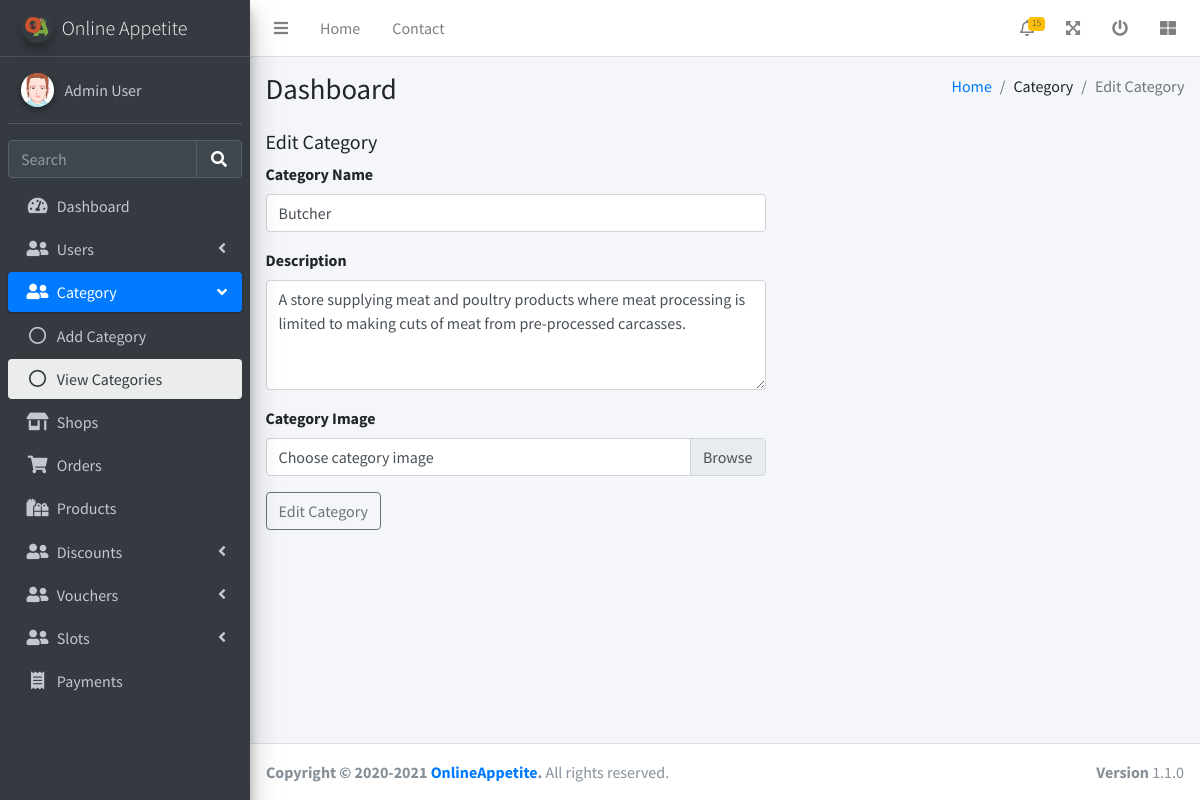
Screenshot of /admin/editCategory.php?id=2 (signed in) with the database file from the repository.
### tables this page shows
CREATE TABLE CATEGORIES (
	CATEGORY_ID INTEGER NOT NULL PRIMARY KEY AUTOINCREMENT,
	CATEGORY_NAME VARCHAR(30) NOT NULL,
	DESCRIPTION VARCHAR(200) NOT NULL,
	IMAGE VARCHAR(200) NOT NULL,
	CREATED_AT DATETIME(0) DEFAULT CURRENT_TIMESTAMP,
	UPDATED_AT DATETIME(0) NULL
);

### utils/database.php (called while the page is built, shortened)
<?php
try {
    $conn = new PDO("sqlite:" . __DIR__ . "/../database.sqlite");
    $conn->setAttribute(PDO::ATTR_ERRMODE, PDO::ERRMODE_EXCEPTION);
} catch (PDOException $e) {
    die("Connection failed: " . $e->getMessage());
}
function fetch_row($sql)
{
    global $conn;
    $stmt = $conn->prepare($sql);
    $res = $stmt->execute();
    $res = $stmt->fetch(PDO::FETCH_ASSOC);
    return $res;
}

### admin/editCategory.php (the view, shortened to what this page needs)
<?php
require_once '../utils/database.php';
if (!isset($_SESSION['admin'])) {
  header('Location: /admin/login.php');
  exit();
} else {
  if (isset($_GET['id'])) {
    $category_id = $_GET['id'];
  } else {
    header('Location: ../404.php');
    exit();
  }
}
$fetch = fetch_row("SELECT * FROM CATEGORIES WHERE CATEGORY_ID = '$category_id'");
?>
<!DOCTYPE html>
<html lang="en">
<head>
  <link rel="stylesheet" href="/css/fontawesome-free/css/all.min.css">
  <link rel="stylesheet" href="https://code.ionicframework.com/ionicons/2.0.1/css/ionicons.min.css">
  <link rel="stylesheet" href="/css/adminlte/adminlte.min.css">
  <link rel="stylesheet" href="/css/select2/select2.min.css">
</head>
<body class="hold-transition sidebar-mini">
  <div class="wrapper">
    <?php
    include 'header.php';
    ?>
    <div class="content-wrapper">
      <section class="content-header">
        <div class="container-fluid">
          <div class="row mb-2">
            <div class="col-sm-6">
              <h1>Dashboard</h1>
            </div>
            <div class="col-sm-6">
              <ol class="breadcrumb float-sm-right">
                <li class="breadcrumb-item"><a href="#">Home</a></li>
                <li class="breadcrumb-item">Category</li>
                <li class="breadcrumb-item active">Edit Category</li>
              </ol>
            </div>
          </div>
        </div>
      </section>
      <section class="content">
        <div class="container-fluid">
          <h5 class="mb-2">Edit Category</h5>
          <form class="addForm" action="updateCategory.php" method="POST" enctype="multipart/form-data">
            <div class="form-group">
              <label for="categoryName">Category Name</label>
              <input type="text" id="categoryName" name="categoryName" class="form-control <?= isset($errors['categoryName']) ? 'is-invalid' : ''; ?>" value="<?= $old['categoryName'] ?? $fetch['CATEGORY_NAME']; ?>">
            </div>
            <div class="form-group">
              <label for="inputDescription">Description</label>
              <textarea id="inputDescription" name="description" rows="4" class="form-control <?= isset($errors['description']) ? 'is-invalid' : ''; ?>"><?= $old['description'] ?? $fetch['DESCRIPTION']; ?></textarea>
            </div>
            <div class="form-group">
              <label for="categoryImage">Category Image</label>
              <div class="input-group">
                <div class="custom-file">
                  <label class="custom-file-label" for="categoryImage">Choose category image</label>
                </div>
              </div>
            </div>
            <button type="submit" class="btn btn-outline-secondary mb-3">Edit Category</button>
          </form>
        </div>
      </section>
    </div>
    <?php include 'footer.php'; ?>
  </div>
</body>
</html>

### admin/editCategory.php (style rules this page uses)
@media only screen and (min-width: 992px) { .addForm { width: 500px; } }

### rows the page displays
categories: categoryName "Butcher", description "A store supplying meat and poultry products where meat processing is limited to making cuts of meat from pre-processed carcasses."

### other values shown
$_SESSION['admin']['FULL_NAME'] "Admin User"
